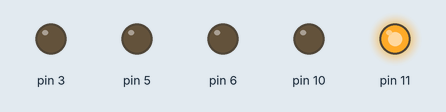
Recording of a sketch running on a simulated Arduino Uno, built with avr-gcc and run on an emulated ATmega328P. On the bench: output pins drawn as LEDs (lit = HIGH).

Above: at 0.2 s.
At 1.2 s:
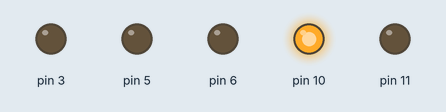
At 2.2 s:
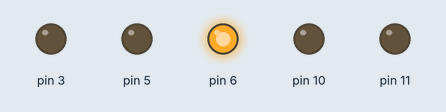
At 3.2 s:
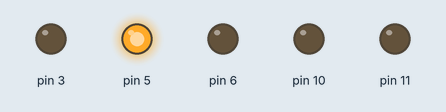
At 4.2 s:
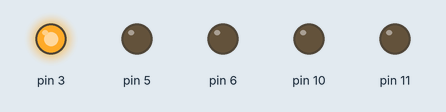
At 5.7 s:
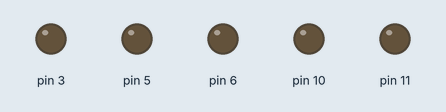
Timing chart, 0 to 6.5 s (numbered marks = the images above):
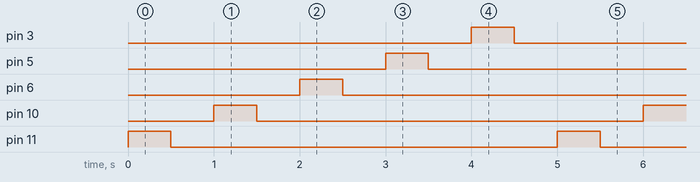

Measured:
- by itself, pin 3, pin 5, pin 6, pin 10, pin 11: alternates HIGH for 0.50 s and LOW for 4.5 s
- by itself, everything shown: repeats every 5.0 s, in 10 steps

The sketch:

LED2_1.ino
```cpp
/*
   ________  ___   ___
  / __/ __ \/ _ | / _ \
 _\ \/ /_/ / __ |/ , _/
/___/\____/_/ |_/_/|_|

Arduino Workshop Series
Session 1

> Blink multiple LEDs via pin 11, 10, 6, 5, 3.

*/

void setup()
{
  //Setup the pins as output
  pinMode(11, OUTPUT);
  pinMode(10, OUTPUT);
  pinMode(6, OUTPUT);
  pinMode(5, OUTPUT);
  pinMode(3, OUTPUT);
}

void loop()
{
//Turn the LED(s) On & Off one after another, repeating the sequence once the LED has lighted
  digitalWrite(11, HIGH);
  delay(500); // Wait for 500 millisecond(s)
  digitalWrite(11, LOW);
  delay(500); // Wait for 500 millisecond(s)
  digitalWrite(10, HIGH);
  delay(500); // Wait for 500 millisecond(s)
  digitalWrite(10, LOW);
  delay(500); // Wait for 500 millisecond(s)
  digitalWrite(6, HIGH);
  delay(500); // Wait for 500 millisecond(s)
  digitalWrite(6, LOW);
  delay(500); // Wait for 500 millisecond(s)
  digitalWrite(5, HIGH);
  delay(500); // Wait for 500 millisecond(s)
  digitalWrite(5, LOW);
  delay(500); // Wait for 500 millisecond(s)
  digitalWrite(3, HIGH);
  delay(500); // Wait for 500 millisecond(s)
  digitalWrite(3, LOW);
  delay(500); // Wait for 500 millisecond(s)
}
```
